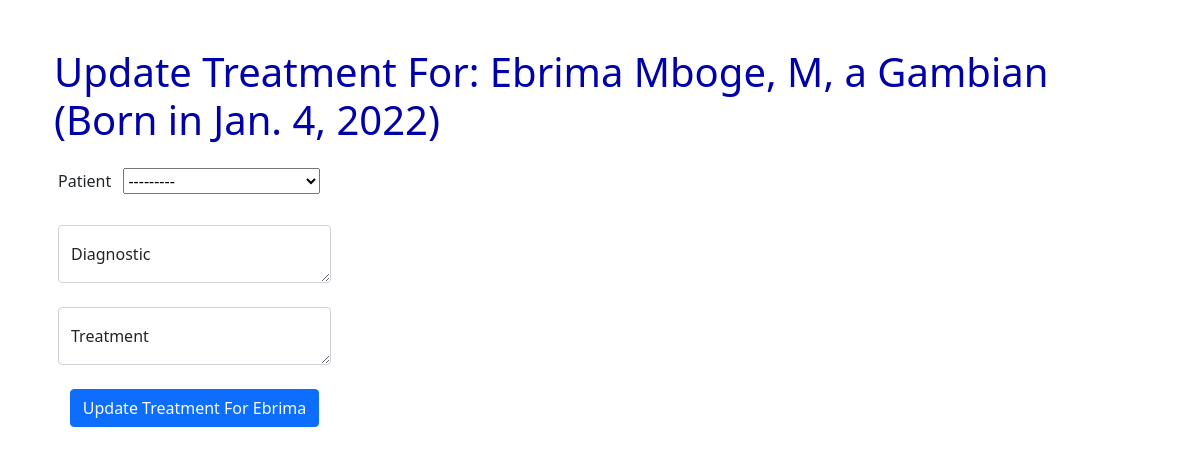
/diagnosis/update/1 (signed in), run on the app's committed database.
### hmsApp/models.py (models this page shows, shortened)
class SoftDelete(models.Model):
    is_deleted = models.BooleanField(default=False)
    class Meta:
        abstract = True

class PatientDiagnoses(SoftDelete):
    patient = models.ForeignKey(PatientVitals, on_delete=models.CASCADE)
    diagnostic = models.TextField(verbose_name="Diagnosis")
    treatment = models.TextField(verbose_name="Treatment")

class PatientVitals(SoftDelete):
    bio = models.ForeignKey(PatientBio, on_delete=models.CASCADE)
    temperature = models.IntegerField(verbose_name="Temperature")
    weight = models.IntegerField(verbose_name="Weight")
    def __str__(self):
        return "Vitals of " + str(self.bio.firstname) + " " + str(self.bio.lastname)

class PatientBio(SoftDelete):
    gender_choices = [
        ('M', 'Male'),
        ('F', 'Female'),
    ]
    firstname = models.CharField(max_length=200, verbose_name="Patient First Name")
    lastname = models.CharField(max_length=200, verbose_name="Patient Last Name")
    dob = models.DateField(verbose_name="Date of Birth")
    gender = models.CharField(max_length=200, choices = gender_choices, verbose_name="Gender")
    nationality = models.CharField(max_length=200, verbose_name="Nationality")

### hmsApp/views.py (the view, shortened to what this page needs)
# urls.py: path('diagnosis/update/<patient_id>', views.patientDiagnoseUpdate, name='diagnosis-update'),
@login_required
def patientDiagnoseUpdate(request, patient_id):
    diagnoses = PatientDiagnoses.objects.get(pk=patient_id)
    form = PatientDiagnosticForm(request.POST, instance=diagnoses)
    context = {
        'form': form,
        'diagnosis': diagnoses,
    }
    return render(request, 'hmsApp/doctor-update.html', context)

### hmsApp/forms.py
class PatientDiagnosticForm(forms.ModelForm):
    diagnostic = forms.CharField(widget=forms.Textarea(attrs={'class': 'form-control', 'placeholder':'Diagnostic'}))
    treatment = forms.CharField(widget=forms.Textarea(attrs={'class': 'form-control', 'placeholder':'Treatment'}))
    class Meta:
        model = PatientDiagnoses
        fields = ('patient', 'diagnostic', 'treatment')

### hmsApp/templates/hmsApp/doctor-update.html (shortened to what this page needs)
{% extends "hmsApp/base.html" %}
{% block content %}
    <div class="container">
        <div class="row mt-5">
            <h1 class="ps-4">Update Treatment For: {{ diagnosis.patient.bio.firstname }} {{ diagnosis.patient.bio.lastname }}, {{ diagnosis.patient.bio.gender }}, a {{ diagnosis.patient.bio.nationality}} (Born in {{ diagnosis.patient.bio.dob}})</h1>
        </div>
        <div class="row">
            <div class="w-50">
                <form action="" method="POST" class="w-50 ms-3 me-auto mt-3">
                    <div class="mb-4">
                        <label for="patient" class="form-label me-2">Patient</label>
                        {{ form.patient }}
                    </div>
                    <div class="form-floating mb-4">
                        {{ form.diagnostic }}
                        <label for="floatingInput">Diagnostic</label>
                    </div>
                    <div class="form-floating mb-4">
                        {{ form.treatment }}
                        <label for="floatingInput">Treatment</label>
                    </div>
                    <div class="d-grid justify-content-center mb-4">
                        <button type="submit" class="btn btn-primary text-light">Update Treatment For {{diagnosis.patient.bio.firstname}}</button>
                    </div>
                </form>
            </div>
        </div>
    </div>
{% endblock content %}

### data on the page
PatientDiagnoses: patient.bio.firstname "Ebrima", patient.bio.lastname "Mboge", patient.bio.gender "M", patient.bio.nationality "Gambian", patient.bio.dob "Jan. 4, 2022", patient "---------"
